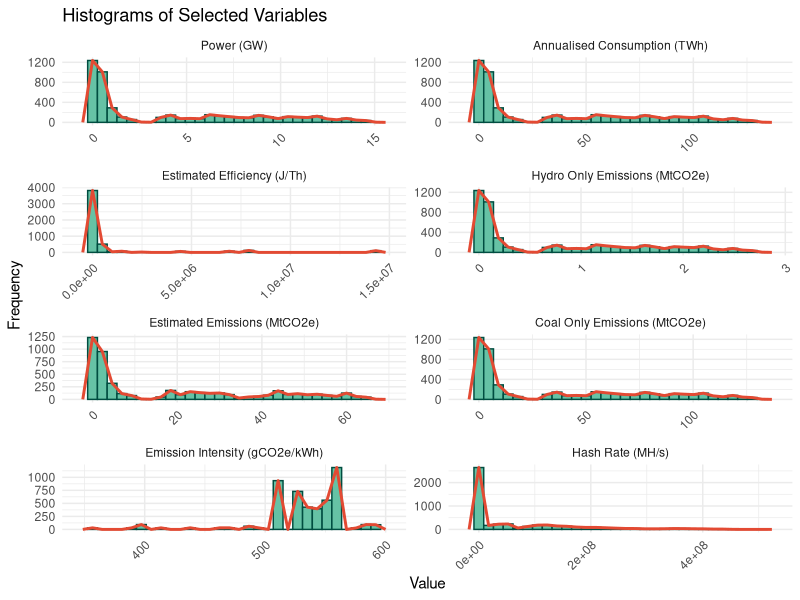
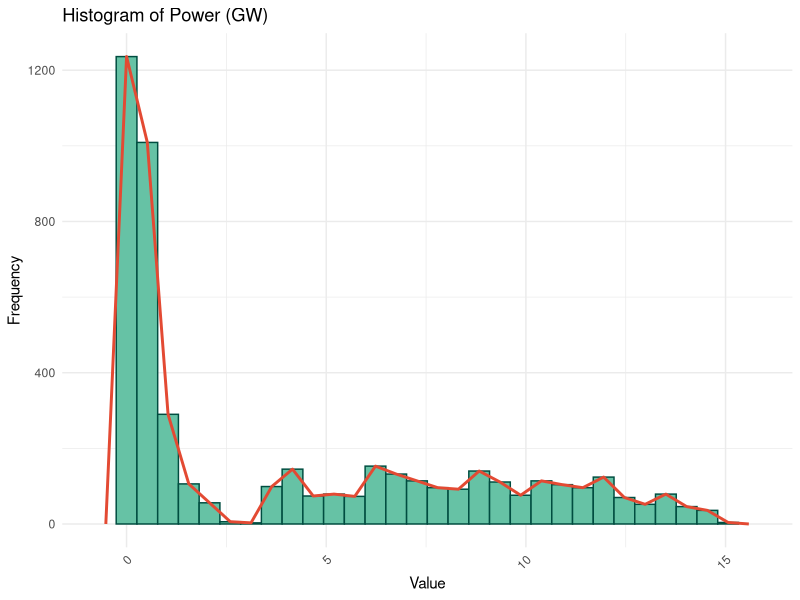
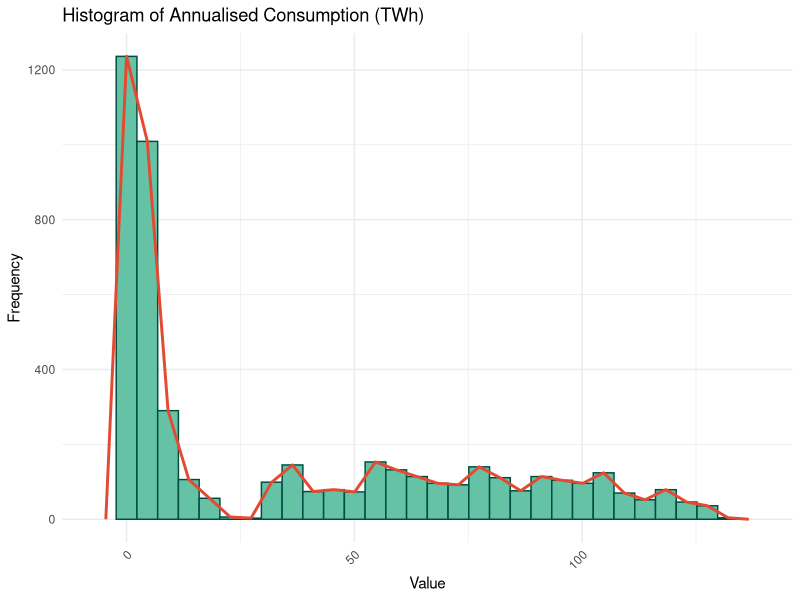
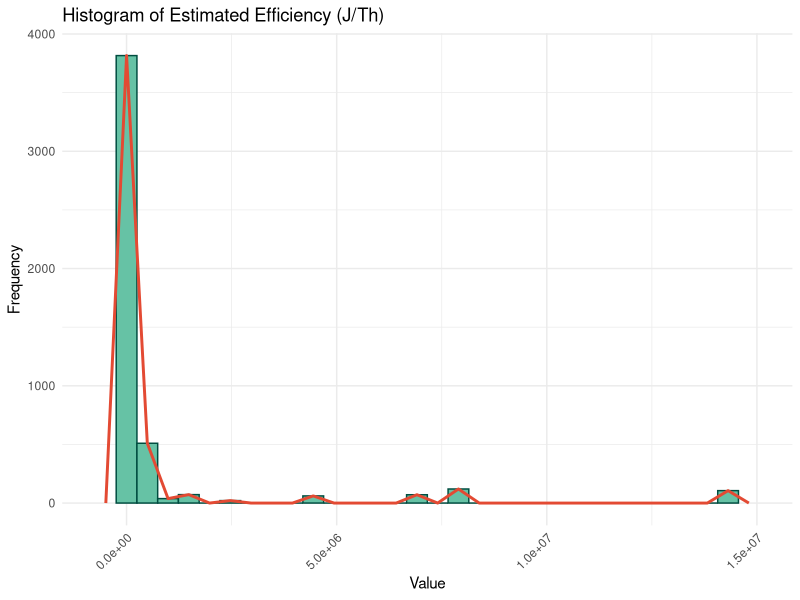
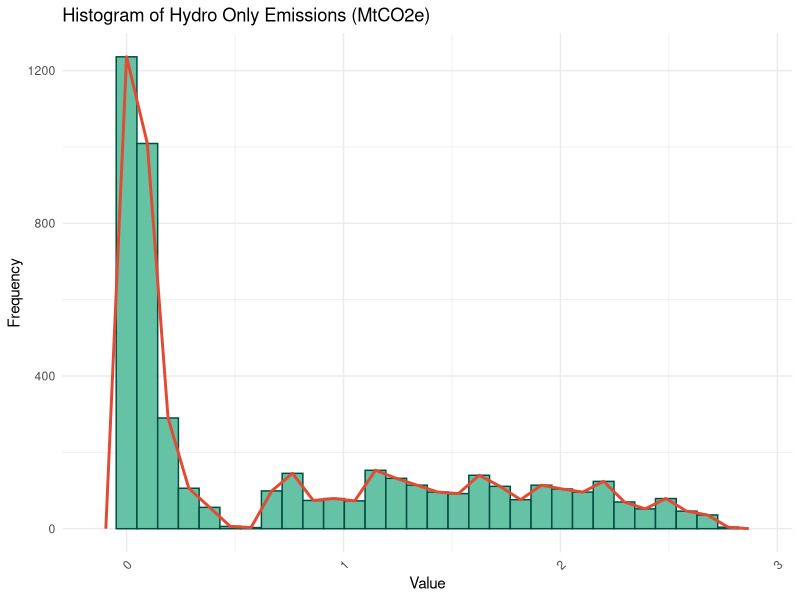
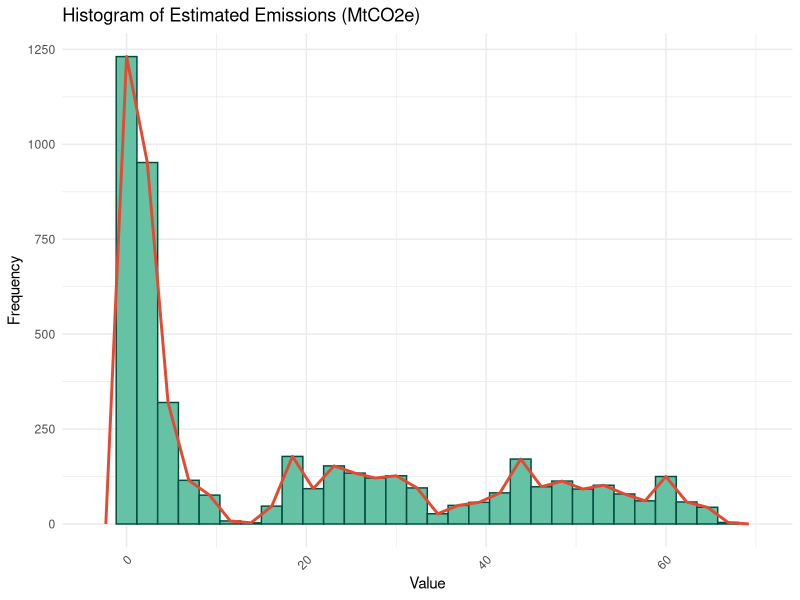
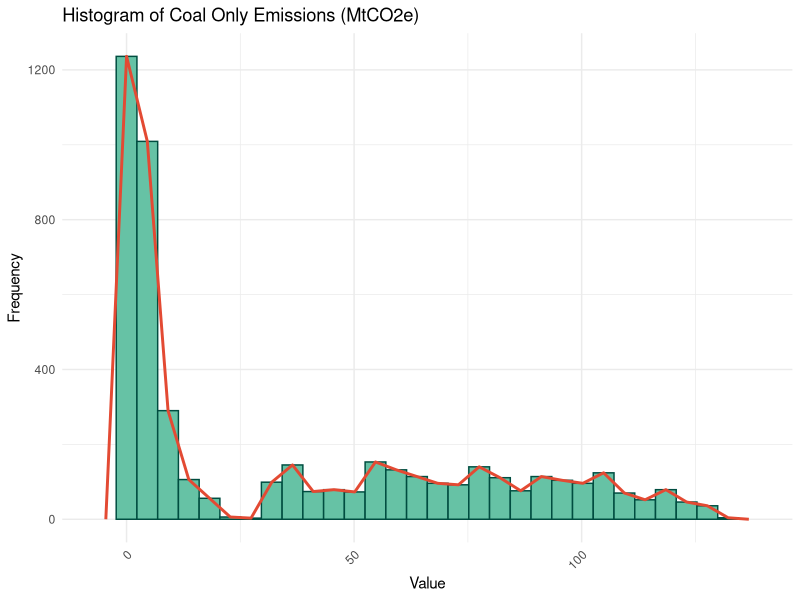
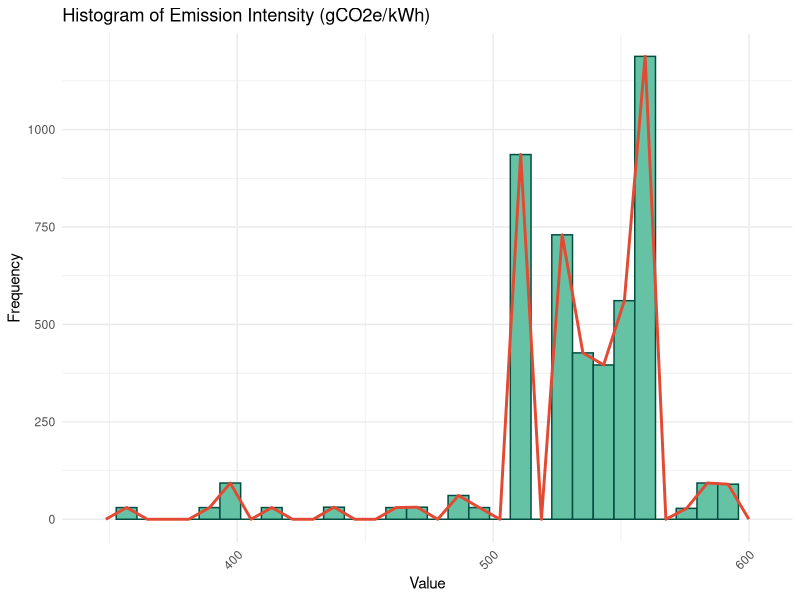

These figures' R source, in order:
## ---- chunk 1
knitr::opts_chunk$set(echo = TRUE)
## ---- chunk 2

library(lubridate)
library(dplyr)
library(ggplot2)
library(tidyr)
library(rlang)
library(gridExtra)
library(ggthemes)
library(tidyverse)
library(reshape2)
library(corrplot)

## ---- chunk 3

Cleaned_bitcoin_mining <- read.csv("Cleaned_bitcoin_mining.csv")

head(Cleaned_bitcoin_mining)


## ---- chunk 4
dim(Cleaned_bitcoin_mining)
str(Cleaned_bitcoin_mining)


## ---- chunk 5

summary(Cleaned_bitcoin_mining)
## ---- chunk 6

sum(is.na(Cleaned_bitcoin_mining))

## ---- chunk 7

sapply(Cleaned_bitcoin_mining, function(x) length(unique(x)))

## ---- chunk 8

Cleaned_bitcoin_mining$'Date.and.Time' <- as.POSIXct(Cleaned_bitcoin_mining$'Date.and.Time',format= "%Y-%m-%dT%H:%M:%S")

 str(Cleaned_bitcoin_mining)
 
 class(Cleaned_bitcoin_mining$Date.and.Time)
 
 date_range <- range(Cleaned_bitcoin_mining$Date.and.Time)
 
 date_range
 
## ---- chunk 9

variables <- c('power.GUESS..GW', 'annualised.consumption.GUESS..TWh', 'Estimated.efficiency..J.Th', 
               'Hydro.only..MtCO2e', 'Estimated..MtCO2e', 'Coal.only..MtCO2e', 
               'Emission.intensity..gCO2e.kWh', 'Hash.rate.MH.s')


var_names <- c('Power (GW)', 'Annualised Consumption (TWh)', 'Estimated Efficiency (J/Th)', 
               'Hydro Only Emissions (MtCO2e)', 'Estimated Emissions (MtCO2e)', 'Coal Only Emissions (MtCO2e)', 
               'Emission Intensity (gCO2e/kWh)', 'Hash Rate (MH/s)')

df_long <- Cleaned_bitcoin_mining %>%
  select(all_of(variables)) %>%
  pivot_longer(cols = everything(), names_to = "Variable", values_to = "Value")

df_long$Variable <- factor(df_long$Variable, levels = variables, labels = var_names)

p <- ggplot(df_long, aes(x = Value)) + 
  geom_histogram(aes(y = ..count..), fill = '#66c2a5', color = '#004d40', bins = 30) +
  geom_freqpoly(color = "#e34a33", size = 1) +
  facet_wrap(~ Variable, scales = "free", ncol = 2) +
  theme_minimal() + 
  labs(title = "Histograms of Selected Variables", y = "Frequency") +
  theme(axis.text.x = element_text(angle = 45, hjust = 1))

print(p)


for(i in 1:length(variables)) {
    df_subset <- df_long[df_long$Variable == var_names[i], ]
    
    p <- ggplot(df_subset, aes(x = Value)) + 
      geom_histogram(aes(y = ..count..), fill = '#66c2a5', color = '#004d40', bins = 30) +
      geom_freqpoly(color = "#e34a33", size = 1) +
      labs(title = paste("Histogram of", var_names[i]), y = "Frequency") +
      theme_minimal() + 
      theme(axis.text.x = element_text(angle = 45, hjust = 1))
    
    print(p)
}


for(i in 1:length(variables)) {
    qq <- ggplot(Cleaned_bitcoin_mining, aes(sample = Cleaned_bitcoin_mining[[variables[i]]])) +
        geom_qq() +
        geom_qq_line() +
        labs(title = paste("QQ Plot of", var_names[i])) +
        theme_minimal()
    
    print(qq)
}


plot_list <- list()
for(i in 1:length(variables)) {
    p <- ggplot(Cleaned_bitcoin_mining, aes(sample = Cleaned_bitcoin_mining[[variables[i]]])) +
        geom_qq() +
        geom_qq_line() +
        labs(title = paste("QQ Plot of", var_names[i])) +
        theme_minimal()
    
    plot_list[[i]] <- p
}

grid.arrange(grobs = plot_list, ncol = 2)

## ---- chunk 10

for(i in 1:length(variables)) {
  p <- ggplot(Cleaned_bitcoin_mining, aes(y = Cleaned_bitcoin_mining[[variables[i]]])) + 
    geom_boxplot(fill = '#66c2a5', color = '#004d40', outlier.color = "red", outlier.size = 2) +
    labs(title = paste("Box Plot of", var_names[i]), y = var_names[i]) +
    theme_minimal() 
  
  print(p)
}


## ---- chunk 11

variables <- c('power.GUESS..GW', 'annualised.consumption.GUESS..TWh', 'Estimated.efficiency..J.Th', 
               'Hydro.only..MtCO2e', 'Estimated..MtCO2e', 'Coal.only..MtCO2e', 
               'Emission.intensity..gCO2e.kWh', 'Hash.rate.MH.s')


# sapply function is used to apply a function to each variable in the 'variables'

outliers_counts <- sapply(variables, function(var) {

  Q1 <- quantile(Cleaned_bitcoin_mining[[var]], 0.25)
  Q3 <- quantile(Cleaned_bitcoin_mining[[var]], 0.75)
  IQR <- Q3 - Q1
  
  lower_bound <- Q1 - 1.5 * IQR
  upper_bound <- Q3 + 1.5 * IQR
  
  outliers <- Cleaned_bitcoin_mining[[var]][Cleaned_bitcoin_mining[[var]] < lower_bound | 
                                           Cleaned_bitcoin_mining[[var]] > upper_bound]
  
  length(outliers)
})

names(outliers_counts) <- variables

outliers_counts



## ---- chunk 12

Cleaned_bitcoin_mining_copy <- Cleaned_bitcoin_mining

for(var in variables) {
  
  Q1 <- quantile(Cleaned_bitcoin_mining_copy[[var]], 0.25)
  Q3 <- quantile(Cleaned_bitcoin_mining_copy[[var]], 0.75)
  IQR <- Q3 - Q1
  

  lower_bound <- Q1 - 1.5 * IQR
  upper_bound <- Q3 + 1.5 * IQR
  
  Cleaned_bitcoin_mining_copy[[var]] <- ifelse(Cleaned_bitcoin_mining_copy[[var]] < lower_bound, lower_bound, 
                                               ifelse(Cleaned_bitcoin_mining_copy[[var]] > upper_bound, upper_bound, 
                                                      Cleaned_bitcoin_mining_copy[[var]]))
}

summary(Cleaned_bitcoin_mining_copy[variables])


df_long_capped <- Cleaned_bitcoin_mining_copy %>%
  select(all_of(variables)) %>%
  pivot_longer(cols = everything(), names_to = "Variable", values_to = "Value")

df_long_capped$Variable <- factor(df_long_capped$Variable, levels = variables, labels = var_names)

p_capped <- ggplot(df_long_capped, aes(x = Value)) + 
  geom_histogram(aes(y = ..count..), fill = '#66c2a5', color = '#004d40', bins = 30) +
  geom_freqpoly(color = "#e34a33", size = 1) +
  facet_wrap(~ Variable, scales = "free", ncol = 2) +
  theme_minimal() + 
  labs(title = "Histograms of Capped Variables", y = "Frequency") +
  theme(axis.text.x = element_text(angle = 45, hjust = 1))

print(p_capped)

for(i in 1:length(variables)) {
    df_subset <- df_long_capped[df_long_capped$Variable == var_names[i], ]
    
    p <- ggplot(df_subset, aes(x = Value)) + 
      geom_histogram(aes(y = ..count..), fill = '#66c2a5', color = '#004d40', bins = 30) +
      geom_freqpoly(color = "#e34a33", size = 1) +
      labs(title = paste("Capped Histogram of", var_names[i]), y = "Frequency") +
      theme_minimal() + 
      theme(axis.text.x = element_text(angle = 45, hjust = 1))
    
    print(p)
}
## ---- chunk 13

Cleaned_bitcoin_mining_log <- Cleaned_bitcoin_mining
for (var in variables) {
  Cleaned_bitcoin_mining_log[[paste0("log_", var)]] <- log1p(Cleaned_bitcoin_mining[[var]])
}

log_variables <- paste0("log_", variables)
df_long_log <- Cleaned_bitcoin_mining_log %>%
  select(all_of(log_variables)) %>%
  pivot_longer(cols = everything(), names_to = "Variable", values_to = "Value")

log_var_names <- paste0("Log(", var_names, ")")
df_long_log$Variable <- factor(df_long_log$Variable, levels = log_variables, labels = log_var_names)

p_log <- ggplot(df_long_log, aes(x = Value)) + 
  geom_histogram(aes(y = ..count..), fill = '#66c2a5', color = '#004d40', bins = 30) +
  geom_freqpoly(color = "#e34a33", size = 1) +
  facet_wrap(~ Variable, scales = "free", ncol = 2) +
  theme_minimal() + 
  labs(title = "Histograms of Log-transformed Variables", y = "Frequency") +
  theme(axis.text.x = element_text(angle = 45, hjust = 1))

print(p_log)

for(i in 1:length(log_variables)) {
    df_subset <- df_long_log[df_long_log$Variable == log_var_names[i], ]
    
    p <- ggplot(df_subset, aes(x = Value)) + 
      geom_histogram(aes(y = ..count..), fill = '#66c2a5', color = '#004d40', bins = 30) +
      geom_freqpoly(color = "#e34a33", size = 1) +
      labs(title = paste("Log-transformed Histogram of", log_var_names[i]), y = "Frequency") +
      theme_minimal() + 
      theme(axis.text.x = element_text(angle = 45, hjust = 1))
    
    print(p)
}


## ---- chunk 14

data_without_outliers <- Cleaned_bitcoin_mining

for (var in variables) {
  
  Q1 <- quantile(Cleaned_bitcoin_mining[[var]], 0.25)
  Q3 <- quantile(Cleaned_bitcoin_mining[[var]], 0.75)
  IQR <- Q3 - Q1
  
  lower_bound <- Q1 - 1.5 * IQR
  upper_bound <- Q3 + 1.5 * IQR
  
  data_without_outliers <- data_without_outliers[data_without_outliers[[var]] >= lower_bound & data_without_outliers[[var]] <= upper_bound, ]
}

data_with_outliers <- Cleaned_bitcoin_mining

summary_without_outliers <- summary(data_without_outliers[variables])
summary_with_outliers <- summary(data_with_outliers[variables])

list(Without_Outliers = summary_without_outliers, With_Outliers = summary_with_outliers)


## ---- chunk 15


cor_matrix <- cor(Cleaned_bitcoin_mining[variables], use = "complete.obs")


col <- colorRampPalette(c("#BB4444", "#EE9988", "#FFFFFF", "#77AADD", "#4477AA"))

corrplot(cor_matrix, method = "color", type = "upper", 
         col = col(200),     
         tl.col = "black",  
         tl.srt = 90,         
         order = "hclust",    
         addCoef.col = "black", 
         number.cex = 0.5,  
         title = "Correlation Matrix", mar=c(0,0,1,0))


## ---- chunk 16


before_2013 <- subset(Cleaned_bitcoin_mining, Date.and.Time < as.Date("2013-01-03"))
after_2013 <- subset(Cleaned_bitcoin_mining, Date.and.Time >= as.Date("2013-01-03"))

t_result <- t.test(before_2013$power.GUESS..GW, after_2013$power.GUESS..GW)

print(t_result)


## ---- chunk 17

results <- list()

for(var in variables) {

    if(any(is.na(before_2013[[var]])) || any(is.na(after_2013[[var]]))) {
        results[[var]] <- "Contains NA values"
    } else if(length(unique(before_2013[[var]])) == 1 || length(unique(after_2013[[var]])) == 1) {

        results[[var]] <- "Constant values in one or both periods"
    } else {
        result <- t.test(before_2013[[var]], after_2013[[var]])
        results[[var]] <- result
    }
}

for(var in variables) {
    cat("T-test results for", var, ":\n")
    print(results[[var]])
    cat("\n---------------------------------------------\n")
}

